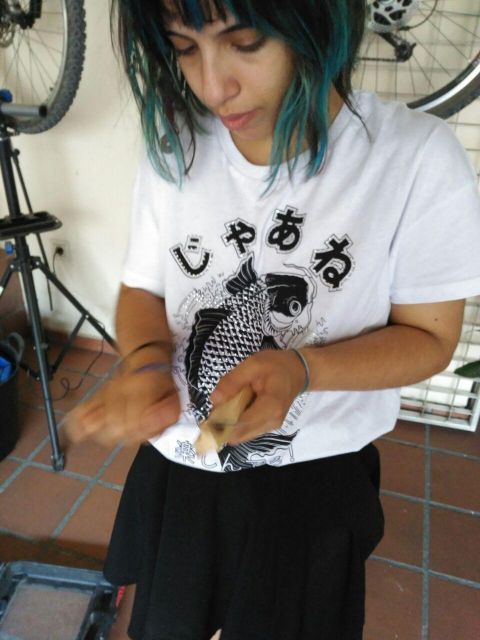
#> input picture images/apoyo.jpg, 960 x 1280 px, given in place of the camera (shown at 1/2 size)
$ python darkobjectdetection.py
#> lines starting #> are read from the running program, lines starting #| are printed output that depends on the picture; after the words box and inside, x2 and y2 are one past the last pixel; in counts of white or black regions, pixels touching at a corner belong together
# import the necessary packages
from collections import deque
import numpy as np
import argparse
import imutils
import cv2

# construct the argument parse and parse the arguments
ap = argparse.ArgumentParser()
ap.add_argument("-v", "--video",
	help="path to the (optional) video file")
ap.add_argument("-b", "--buffer", type=int, default=32,
	help="max buffer size")
args = vars(ap.parse_args())

# define the lower and upper boundaries of the "green"
# ball in the HSV color space
greenLower = (0,0, 0)
greenUpper = (179,50, 100)

# initialize the list of tracked points, the frame counter,
# and the coordinate deltas
pts = deque(maxlen=args["buffer"])
counter = 0
(dX, dY) = (0, 0)
direction = ""

# if a video path was not supplied, grab the reference
# to the webcam
if not args.get("video", False):
	camera = cv2.VideoCapture(1)

# otherwise, grab a reference to the video file
else:
	camera = cv2.VideoCapture(args["video"])

# keep looping
while True:
	# grab the current frame
	(grabbed, frame) = camera.read()
#> frame is the input picture: shape (1280, 960, 3); mean B, G, R 108, 115.6, 122.3

	# if we are viewing a video and we did not grab a frame,
	# then we have reached the end of the video
	if args.get("video") and not grabbed:
		break

	# resize the frame, blur it, and convert it to the HSV
	# color space
	frame = imutils.resize(frame, width=600)
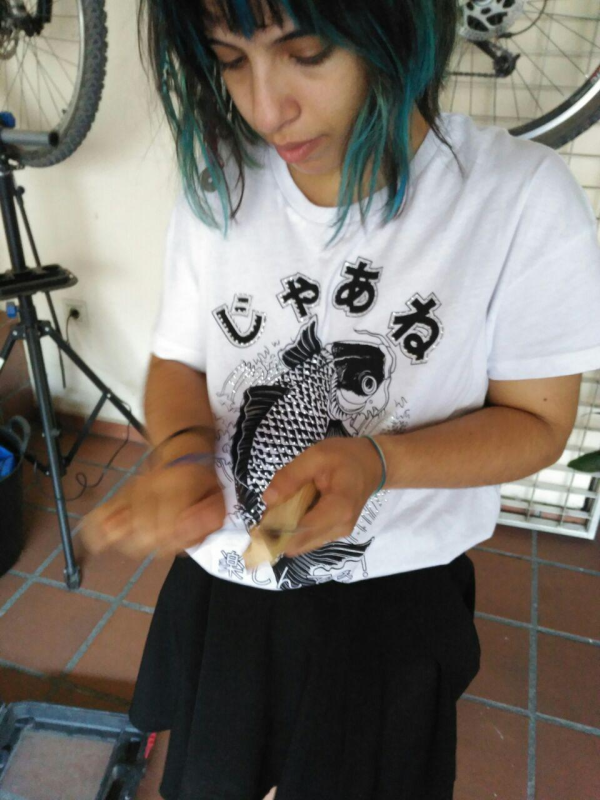
#> frame: shape (800, 600, 3); mean B, G, R 108, 115.6, 122.3
	blurred = cv2.GaussianBlur(frame, (11, 11), 0)
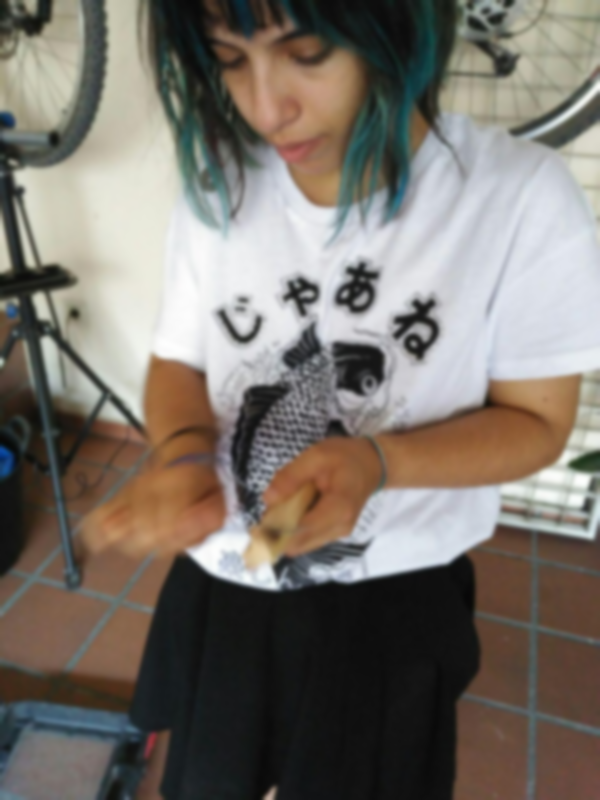
#> blurred: shape (800, 600, 3); mean B, G, R 108, 115.6, 122.3
	hsv = cv2.cvtColor(frame, cv2.COLOR_BGR2HSV)
#> hsv: shape (800, 600, 3); mean H, S, V 51.7, 51.3, 126.9

	# construct a mask for the color "green", then perform
	# a series of dilations and erosions to remove any small
	# blobs left in the mask
	mask = cv2.inRange(hsv, greenLower, greenUpper)
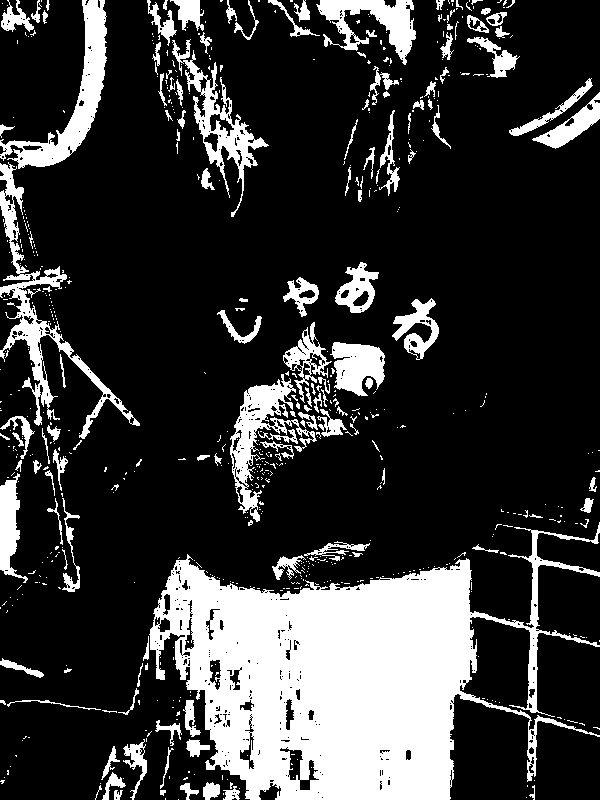
#> mask: shape (800, 600); 21.7% white; 660 white regions (523 under 20 px), largest, box (x1, y1, x2, y2) and area: (149, 522, 600, 800) 60047, (0, 162, 140, 439) 4993, (0, 0, 107, 169) 4473
	mask = cv2.erode(mask, None, iterations=2)
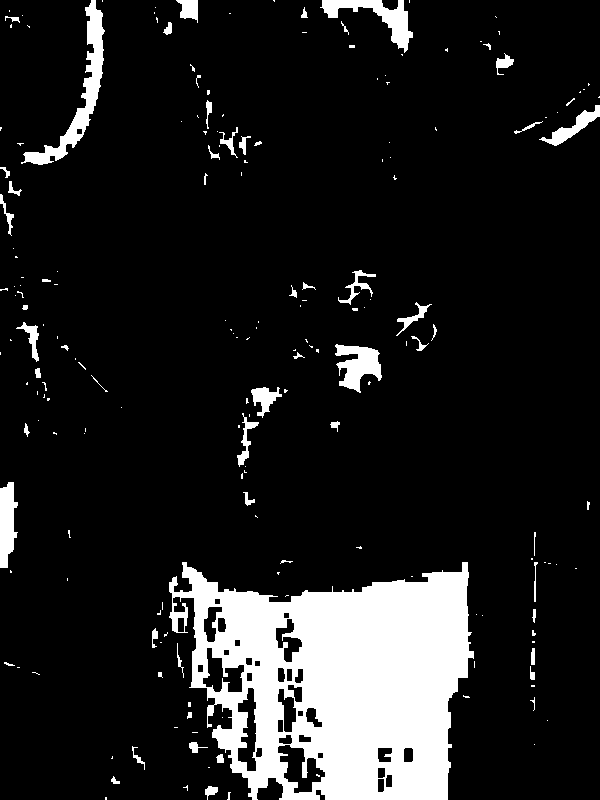
#> mask: shape (800, 600); 12.4% white; 194 white regions (133 under 20 px), largest, box (x1, y1, x2, y2) and area: (169, 562, 474, 800) 47049, (21, 0, 105, 165) 2608, (320, 0, 413, 53) 1544
	mask = cv2.dilate(mask, None, iterations=2)
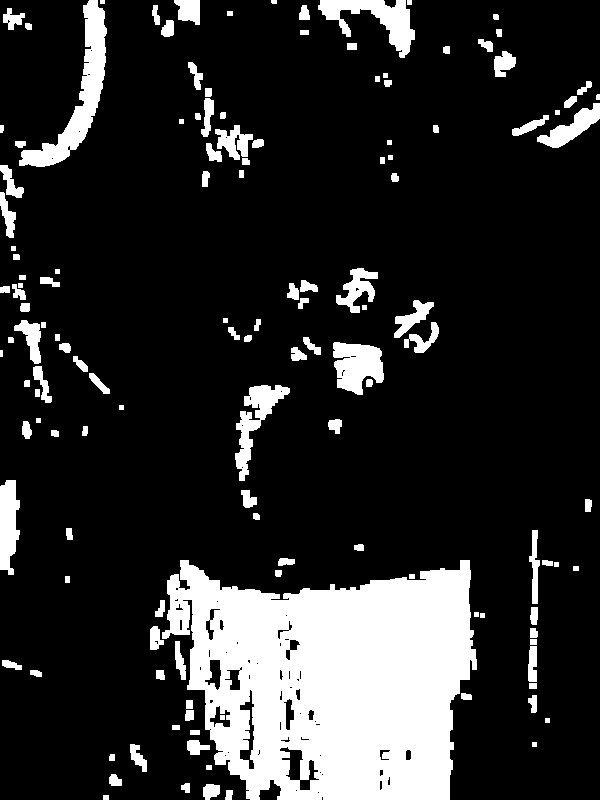
#> mask: shape (800, 600); 17% white; 137 white regions

	# find contours in the mask and initialize the current
	# (x, y) center of the ball
	cnts = cv2.findContours(mask.copy(), cv2.RETR_EXTERNAL,
		cv2.CHAIN_APPROX_SIMPLE)[-2]
#> cnts = 136 contours, 23 with area under 20; largest, box (x1, y1, x2, y2) and area: (162, 560, 477, 800) 56074, (19, 0, 107, 167) 3654, (318, 0, 415, 58) 2079, (333, 342, 384, 395) 1814, (235, 385, 290, 481) 1588
	center = None

	# only proceed if at least one contour was found
	if len(cnts) > 0:
		# find the largest contour in the mask, then use
		# it to compute the minimum enclosing circle and
		# centroid
		c = max(cnts, key=cv2.contourArea)
#> c = contour of 376 points, box (x1, y1, x2, y2) (162, 560, 477, 800), area 56074
		((x, y), radius) = cv2.minEnclosingCircle(c)
#> x = 324.5; y = 668.2; radius = 180.5
		M = cv2.moments(c)
#> M = moments, m00 56074, centre m10/m00, m01/m00 = (330.9, 682.1)
		center = (int(M["m10"] / M["m00"]), int(M["m01"] / M["m00"]))
#> center = (330, 682)

		# only proceed if the radius meets a minimum size
		if radius > 10:
			# draw the circle and centroid on the frame,
			# then update the list of tracked points
			cv2.circle(frame, (int(x), int(y)), int(radius),
				(0, 255, 255), 2)
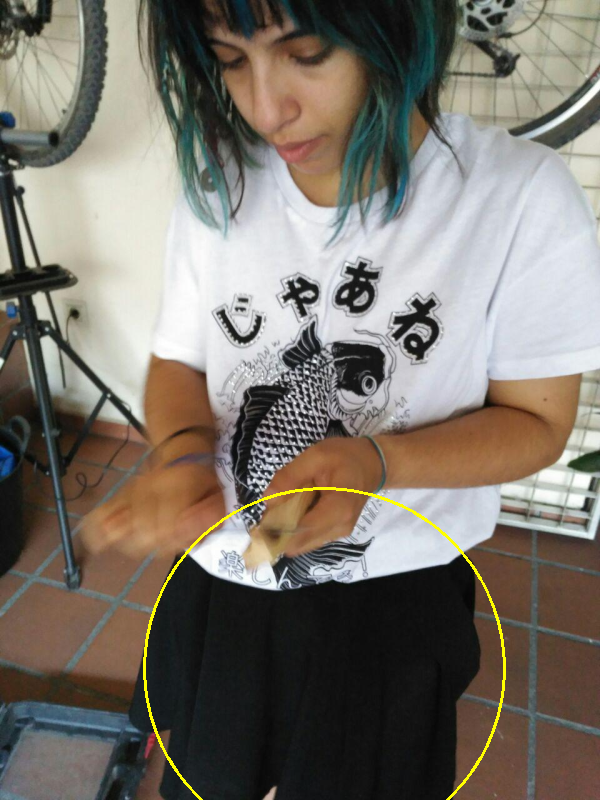
#> frame: shape (800, 600, 3); 0.53% of pixels changed, all inside (x1, y1, x2, y2) = (143, 487, 506, 800)
			cv2.circle(frame, center, 5, (0, 0, 255), -1)
#> frame: shape (800, 600, 3); 0.02% of pixels changed, all inside (x1, y1, x2, y2) = (325, 677, 336, 688)
			pts.appendleft(center)

	# loop over the set of tracked points
	for i in np.arange(1, len(pts)):
		# if either of the tracked points are None, ignore
		# them
		if pts[i - 1] is None or pts[i] is None:
			continue

		# check to see if enough points have been accumulated in
		# the buffer
		if counter >= 10 and i == 1 and pts[-10] is not None:
			# compute the difference between the x and y
			# coordinates and re-initialize the direction
			# text variables
			dX = pts[-10][0] - pts[i][0]
			dY = pts[-10][1] - pts[i][1]
			(dirX, dirY) = ("", "")

			# ensure there is significant movement in the
			# x-direction
			if np.abs(dX) > 20:
				dirX = "East" if np.sign(dX) == 1 else "West"

			# ensure there is significant movement in the
			# y-direction
			if np.abs(dY) > 20:
				dirY = "North" if np.sign(dY) == 1 else "South"

			# handle when both directions are non-empty
			if dirX != "" and dirY != "":
				direction = "{}-{}".format(dirY, dirX)

			# otherwise, only one direction is non-empty
			else:
				direction = dirX if dirX != "" else dirY

		# otherwise, compute the thickness of the line and
		# draw the connecting lines
		thickness = int(np.sqrt(args["buffer"] / float(i + 1)) * 2.5)
		cv2.line(frame, pts[i - 1], pts[i], (0, 0, 255), thickness)

	# show the movement deltas and the direction of movement on
	# the frame
	cv2.putText(frame, direction, (10, 30), cv2.FONT_HERSHEY_SIMPLEX,
		0.65, (0, 0, 255), 3)
	cv2.putText(frame, "dx: {}, dy: {}".format(dX, dY),
		(10, frame.shape[0] - 10), cv2.FONT_HERSHEY_SIMPLEX,
		0.35, (0, 0, 255), 1)
#> frame: shape (800, 600, 3); mean B, G, R 107.6, 116.5, 123.2

	# show the frame to our screen and increment the frame counter
	cv2.imshow("Frame", frame)
	key = cv2.waitKey(1) & 0xFF
#> (key q is pressed here)
	counter += 1

	# if the 'q' key is pressed, stop the loop
	if key == ord("q"):
		break

# cleanup the camera and close any open windows
camera.release()
cv2.destroyAllWindows()

$ run again, on images/cny70.jpg
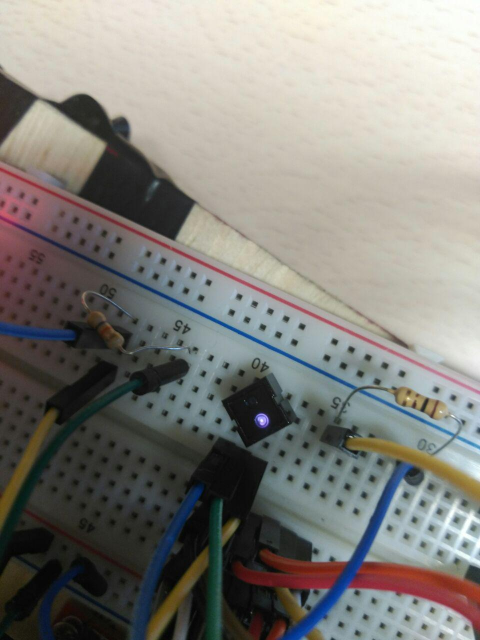
#> input picture images/cny70.jpg, 960 x 1280 px, given in place of the camera (shown at 1/2 size)
#> frame is the input picture: shape (1280, 960, 3); mean B, G, R 125, 130.1, 132
#> hsv: shape (800, 600, 3); mean H, S, V 49.7, 43.7, 138.5
#> `mask = cv2.dilate(mask, None, iterations=2)`:
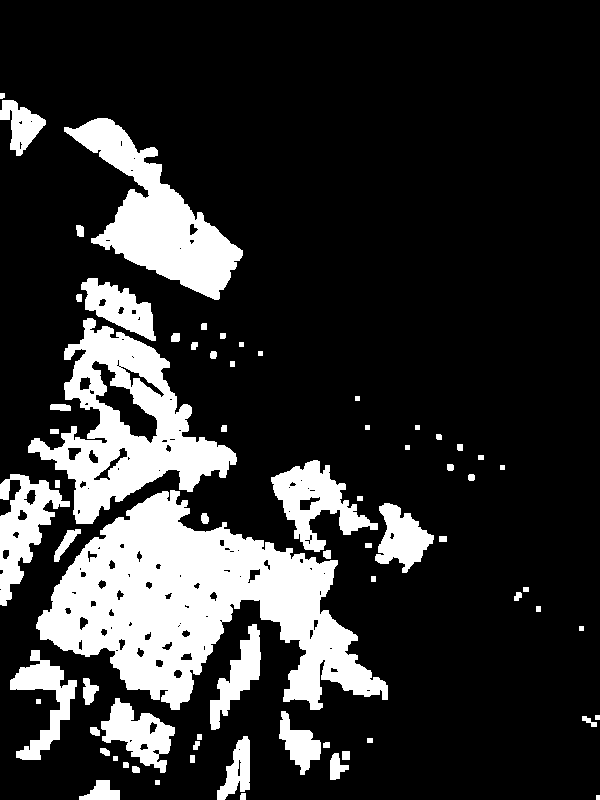
#> mask: shape (800, 600); 19.3% white; 69 white regions
#> cnts = 69 contours, 14 with area under 20; largest, box (x1, y1, x2, y2) and area: (36, 490, 388, 710) 37141, (28, 318, 237, 524) 18337, (64, 118, 243, 300) 11790, (271, 460, 378, 552) 4006, (0, 474, 70, 606) 3912
#> c = contour of 667 points, box (x1, y1, x2, y2) (36, 490, 388, 710), area 37141
#> x = 211.5; y = 661.5; radius = 179.5
#> M = moments, m00 37141, centre m10/m00, m01/m00 = (193.7, 603.4)
#> center = (193, 603)
#> `cv2.circle(frame, (int(x), int(y)), int(radius), (0, 255, 255), 2)`:
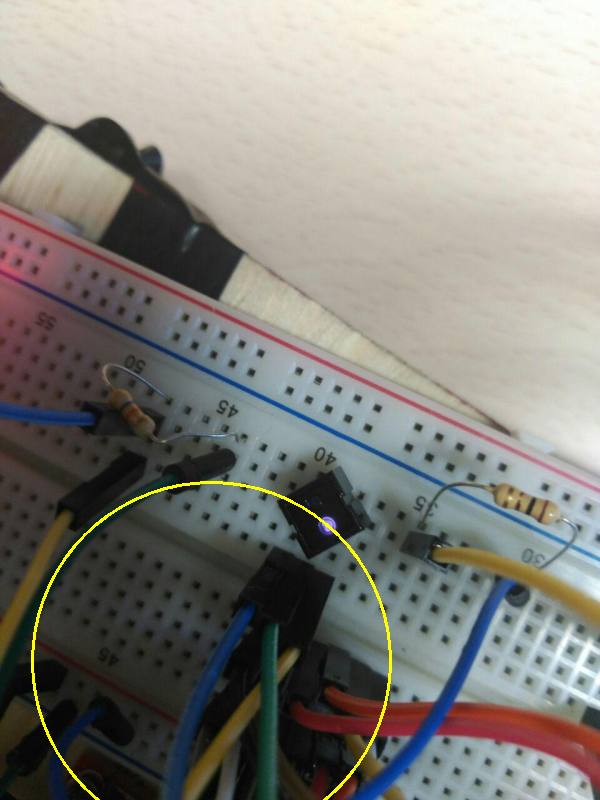
#> frame: shape (800, 600, 3); mean B, G, R 124.7, 131.2, 133.1

$ run again, on images/eyetoy.jpg
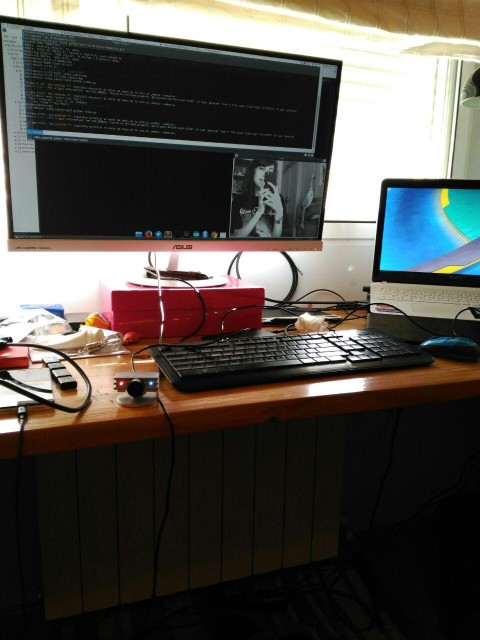
#> input picture images/eyetoy.jpg, 960 x 1280 px, given in place of the camera (shown at 1/2 size)
#> frame is the input picture: shape (1280, 960, 3); mean B, G, R 72.6, 77.9, 81.7
#> hsv: shape (800, 600, 3); mean H, S, V 30.5, 65.5, 87.3
#> `mask = cv2.dilate(mask, None, iterations=2)`:
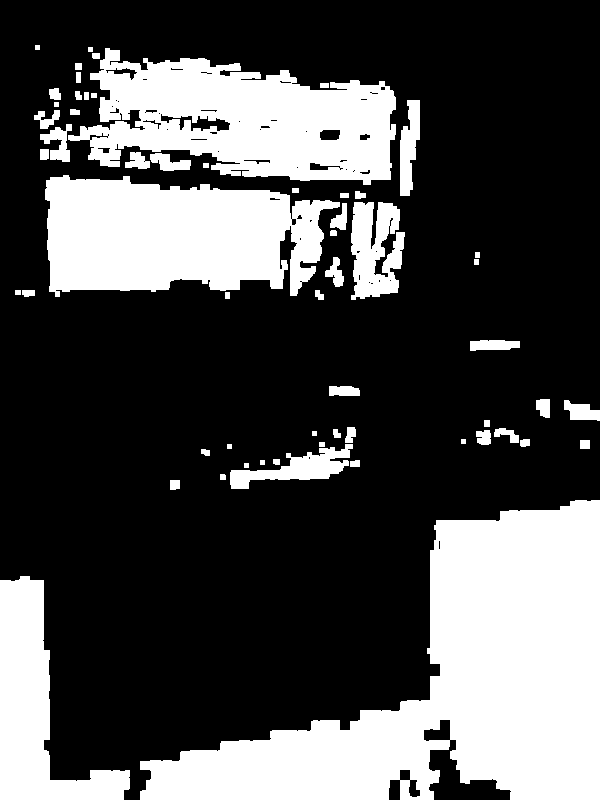
#> mask: shape (800, 600); 30.2% white; 59 white regions
#> cnts = 59 contours, 8 with area under 20; largest, box (x1, y1, x2, y2) and area: (140, 500, 600, 800) 65096, (68, 48, 396, 185) 27788, (45, 175, 340, 297) 26270, (0, 576, 130, 800) 12092, (351, 202, 405, 300) 3543
#> c = contour of 213 points, box (x1, y1, x2, y2) (140, 500, 600, 800), area 65096
#> x = 369.5; y = 649.5; radius = 273.9
#> M = moments, m00 65095.5, centre m10/m00, m01/m00 = (457.1, 682.9)
#> center = (457, 682)
#> `cv2.circle(frame, (int(x), int(y)), int(radius), (0, 255, 255), 2)`:
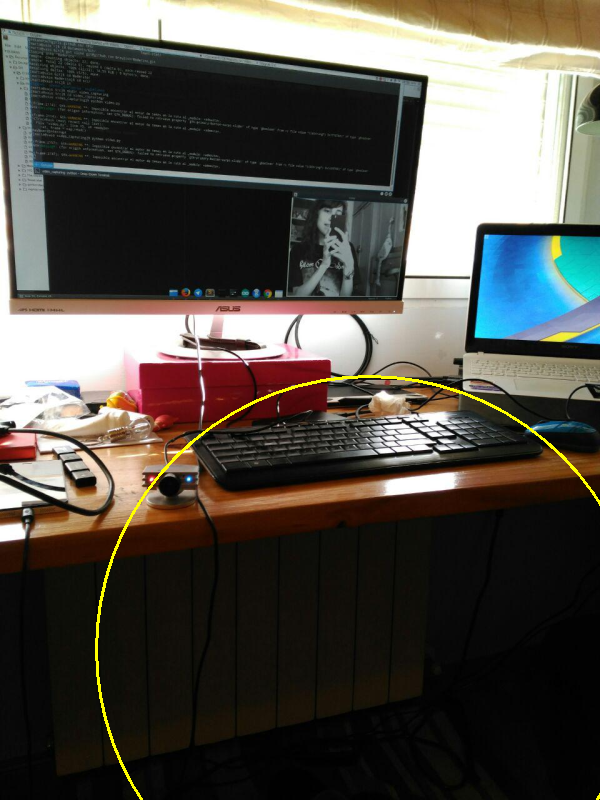
#> frame: shape (800, 600, 3); mean B, G, R 72.4, 79.1, 82.7
